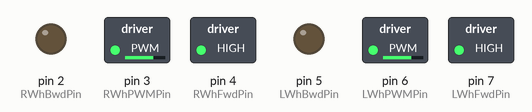
The sketch below on a simulated Arduino Uno, built with avr-gcc and run on an emulated ATmega328P. On the bench: switched loads named in the sketch (green lamp = pin HIGH), output pins drawn as LEDs (lit = HIGH). At 2.0 s the program stops and its outputs stay as they are.

Above: at 0.1 s.
At 1.1 s:
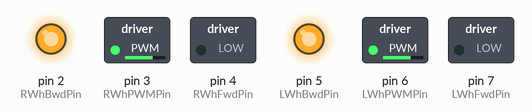
At 2.1 s:
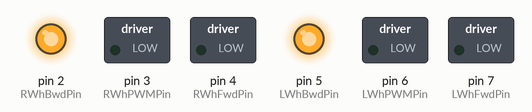
Timing chart, 0 to 3.5 s (numbered marks = the images above):
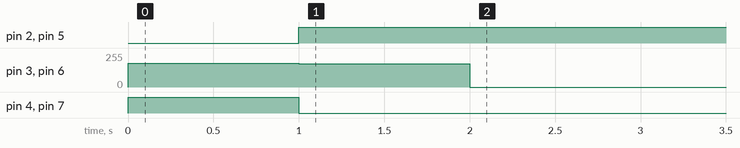

Measured:
- by itself, pin 2 (RWhBwdPin), pin 5 (LWhBwdPin): LOW → HIGH at 1.0 s
- by itself, pin 3 (RWhPWMPin), pin 6 (LWhPWMPin): 0/255 → 180/255 at 0.00 s, → 175/255 1.0 s later, → 0/255 1.0 s later
- by itself, pin 4 (RWhFwdPin), pin 7 (LWhFwdPin): LOW → HIGH at 0.00 s, → LOW 1.0 s later

The sketch:

moveFwdAndBwd.ino
```cpp
/* Run Wheels Forward and Backward */

/*MOTOR SPEED PRE-SETS*/
 const int RSPD1 = 180;        //Right Wheel PWM
 const int LSPD1 = 180;        //Left Wheel PWM
 const int RSPD2 = 175;        //Right Wheel PWM
 const int LSPD2 = 175;        //Left Wheel PWM

 /*MOTOR PINS*/
 const int LWhFwdPin = 7;
 const int LWhBwdPin = 5;
 const int LWhPWMPin = 6;

 const int RWhFwdPin = 4;
 const int RWhBwdPin = 2;
 const int RWhPWMPin = 3;


void setup()
{

  /*MOTOR SET UP*/
  pinMode(LWhFwdPin,OUTPUT);
  pinMode(LWhBwdPin,OUTPUT);
  pinMode(LWhPWMPin,OUTPUT);
  pinMode(RWhFwdPin,OUTPUT);
  pinMode(RWhBwdPin,OUTPUT);
  pinMode(RWhPWMPin,OUTPUT);

  digitalWrite(LWhFwdPin,LOW);
  digitalWrite(LWhBwdPin,LOW);
  digitalWrite(LWhPWMPin,LOW);

  digitalWrite(RWhFwdPin,LOW);
  digitalWrite(RWhBwdPin,LOW);
  digitalWrite(RWhPWMPin,LOW);
}


void loop()
{
        //move robot forward for 1 second
  digitalWrite(LWhFwdPin,HIGH);    //run left wheel forward
  analogWrite(LWhPWMPin,LSPD1);
  digitalWrite(RWhFwdPin,HIGH);   //run right wheel forward
  analogWrite(RWhPWMPin,RSPD1);
  delay(1000);

  digitalWrite(LWhFwdPin,LOW);   //allow for change in direction
  digitalWrite(RWhFwdPin,LOW);

          //move robot backward for 1 second
  digitalWrite(LWhBwdPin,HIGH);    //run left wheel forward
  analogWrite(LWhPWMPin,LSPD2);
  digitalWrite(RWhBwdPin,HIGH);   //run right wheel forward
  analogWrite(RWhPWMPin,RSPD2);
  delay(1000);

        //stop the robot
  while(true)
  {
    analogWrite(LWhPWMPin,0);       // stop left wheel
    analogWrite(RWhPWMPin,0);       // stop right wheel
  }
}
```
